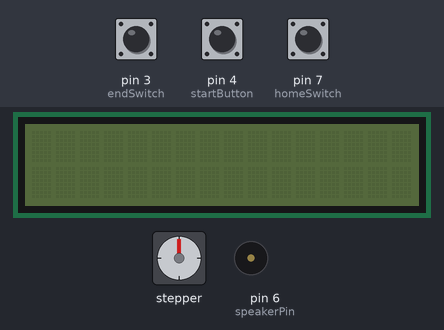
Simulated run of this sketch. Board: Arduino Uno, built with avr-gcc and run on an emulated ATmega328P. Parts: stepper motor, 16×2 character LCD, buzzer (waves = sounding, pin HIGH). Wiring (inferred from the names in the program): stepper motor driver (200 steps per turn assumed): step pin 12; direction pin 8; enable pin 10. The inputs (shaded band) are chosen by the test bench; at power-on: pin 7 (homeSwitch) HIGH, pin 4 (startButton) HIGH, pin 3 (endSwitch) HIGH. Random numbers use the default seed unless the sketch sets one; pins used as bus, display or sensor lines are not drawn; what the sketch prints to the serial monitor is not drawn.

Above: at 1.8 s.
1.9 s: pin 7 (homeSwitch) pulled LOW for 0.15 s
At 2.3 s:
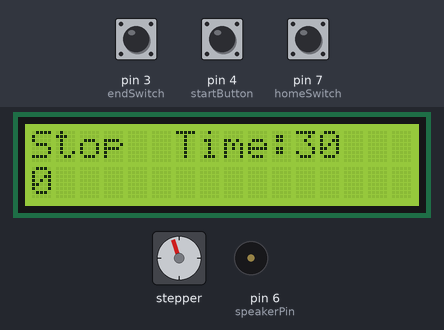
3.5 s: pin 4 (startButton) pulled LOW for 3.2 s
At 5.0 s:
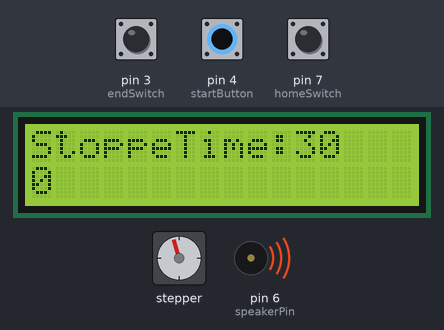
At 7.3 s:
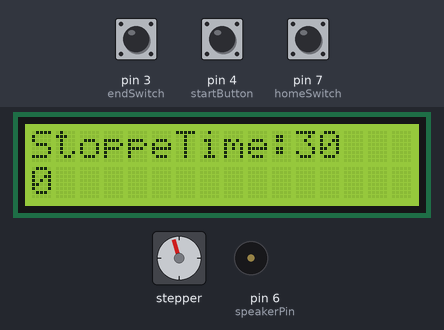
9.7 s: pin 7 (homeSwitch) pulled LOW for 1 s
12.2 s: pin 4 (startButton) pulled LOW for 0.15 s
15.3 s: pin 4 (startButton) pulled LOW for 1 s
At 16.1 s:
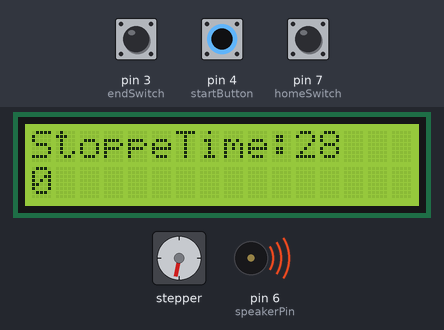
19.3 s: pin 7 (homeSwitch) pulled LOW for 0.15 s
Timing chart, 0 to 21.9 s (numbered marks = the images above; inputs shaded):
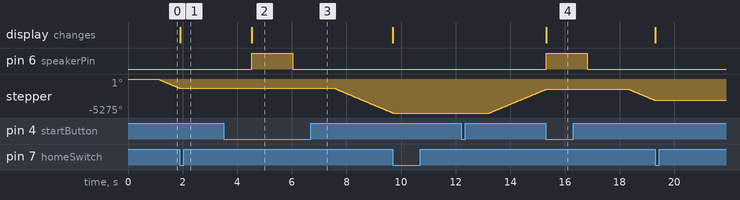

The sketch:

wireloop.ino
```cpp
#include <Wire.h>
#include <LiquidCrystal_I2C.h>

#define dirPin 8       // Control direction (high = forward) / (low = backward)
#define stepPin 12     // Pulse pin to drive motor
#define enablePin 10   // (low = on) / (high = off)
#define homeSwitch 7   // Home position pin (pull-up)j
#define endSwitch 3    // End position pin (pull-up)
#define startButton 4  // Start button
#define touchPin 2     // Touch sensor pin
#define speakerPin 6   // Signal for speaker

uint16_t touchCount = 0;              // Number of touches counted
const int stepDelay = 500;            // Adjust to increase/decrease motor speed (in microseconds)
volatile bool touchDetected = false;  // Interrupt flag for touch detection
volatile bool interruptOff = false;
volatile bool gameRunning = false;  // Game state flag (True when motor is moving to end position)
bool motorEnabled = false;          // Motor enabled state
bool goingHome = false;             // Flag for motor returning to home
unsigned long currentTime = 0;
unsigned long lastTouchTime = 0;         // Last touch timestamp
const unsigned long debounceTime = 400;  // Debounce interval for touch detection (400 ms)
const unsigned long speakerTime = 200;
uint8_t timeLimit = 30;
unsigned long startTime = 0;
uint8_t remainingTime = timeLimit;
unsigned long nextStep = 0;
bool speakerOn = false;

LiquidCrystal_I2C lcd(0x3f, 16, 2);  // Declare i2c LCD
void moveToHome();
void startGame();
void updateLCD(const char* status, uint16_t count);
void updateValue(uint16_t count);
void updateTime(uint8_t time);

void setup() {
  Serial.begin(115200);
  delay(1000);
  Serial.println("Board Start");
  pinMode(dirPin, OUTPUT);
  pinMode(stepPin, OUTPUT);
  pinMode(enablePin, OUTPUT);
  pinMode(homeSwitch, INPUT_PULLUP);
  pinMode(endSwitch, INPUT_PULLUP);
  pinMode(touchPin, INPUT_PULLUP);
  pinMode(startButton, INPUT_PULLUP);
  pinMode(speakerPin, OUTPUT);
  randomSeed(analogRead(0));
  lcd.begin();
  lcd.backlight();
  // Move the motor to home position initially
  moveToHome();
  // Show the initial status on the LCD
  updateLCD("Stop", touchCount);
}

void loop() {
  if (digitalRead(startButton) == LOW) {
    Serial.println("Start Button Detected!");
    // Start the game
    Serial.println("Starting game");
    delay(1000);
    gameRunning = true;
    touchCount = 0;  // Reset the touch count
    updateLCD("Run", touchCount);
    startGame();  // Move towards the end position
  }
}

// Function to handle touch sensor interrupts
void handleTouch() {
  if (gameRunning) {  // Only detect touch when the game is running
    touchDetected = true;
    detachInterrupt(digitalPinToInterrupt(touchPin));
  }
}

// Function to move the motor towards the home position
void moveToHome() {
  Serial.println("Going back to home position");
  updateLCD("Stop", touchCount);
  digitalWrite(enablePin, LOW);  // Enable motor
  digitalWrite(dirPin, LOW);     // Set direction to backward (towards home)

  while (digitalRead(homeSwitch) == HIGH) {
    // Drive the motor until homeSwitch is pressed (LOW)
    stepMotor();
  }
  Serial.println("Reached Home position");
  digitalWrite(enablePin, HIGH);  // Disable motor when home is reached
}

// Function to move the motor towards the end position
void startGame() {               // game running
  digitalWrite(enablePin, LOW);  // Enable motor
  //set time variable
  startTime = millis();
  remainingTime = timeLimit;
  nextStep = 1000;
  attachInterrupt(digitalPinToInterrupt(touchPin), handleTouch, LOW);
  // set flag if game hit endSwitch
  bool endSwitchFlag = false;
  //set variable for counting
  uint16_t step = 8000;
  uint8_t direction = 1;            // 1 = forward , 0 = backward
  digitalWrite(dirPin, direction);  // Set direction to forward (towards end)
  while (true) {
    //for loop to drive motor in step and by direction set
    for (uint16_t i = 0; i < step; i++) {
      //in for loop do 6 things
      //1. check time to update LCD for time remaining
      currentTime = millis();
      if ((currentTime - startTime) >= nextStep) {
        remainingTime--;
        nextStep += 1000;
        updateTime(remainingTime);
        if (remainingTime == 0) {  // timeout break and end game
          gameRunning = false;
          break;
        }
      }
      //2. check duration to enable touch pin again
      if (interruptOff) {
        if (currentTime - lastTouchTime >= debounceTime) {
          interruptOff = false;
          attachInterrupt(digitalPinToInterrupt(touchPin), handleTouch, LOW);
        }
      }
      //handle speaker on for interval
      if (speakerOn) {
        if (currentTime - lastTouchTime >= speakerTime) {
          digitalWrite(speakerPin, LOW);
          speakerOn = false;
        }
      }
      //3.handle touchpin if value from interrupt is flagged
      if (touchDetected) {
        touchCount++;
        updateValue(touchCount);
        lastTouchTime = millis();
        interruptOff = true;
        touchDetected = false;
        speakerOn = true;
        digitalWrite(speakerPin, HIGH);
      }
      //4.drive motor
      stepMotor();
      //5.Check for start button press to stop the game
      if (digitalRead(startButton) == LOW) {
        detachInterrupt(digitalPinToInterrupt(touchPin));
        gameRunning = false;
        updateLCD("Stopped", touchCount);
        break;
      }
      //6. if end switch is hit, go backward for 3000 step
      if (digitalRead(endSwitch) == LOW) {
        step = 3000;
        i = 0;
        endSwitchFlag = true;
        direction = 0;
        digitalWrite(dirPin, direction);
      }
    }
    if (!gameRunning) {
      break;
    }
    //set opposite direction and random step value
    if (direction == 1) {
      direction = 0;
      step = random(2500, 3500);
      digitalWrite(dirPin, direction);
      Serial.print("Going backward. Step is : ");
      Serial.println(step);
    } else {
      direction = 1;
      if (endSwitchFlag) {
        endSwitchFlag = false;
        // fix delay this flag
        step = 6000;
      } else {
        step = (step * 6) / 5;
      }
      digitalWrite(dirPin, direction);
      Serial.print("Going hforward. Step is : ");
      Serial.println(step);
    }
  }
  //reset state
  digitalWrite(speakerPin, LOW);

  // beep signal to indicate time over
  digitalWrite(speakerPin, HIGH);
  delay(1500);
  digitalWrite(speakerPin, LOW);
  delay(500);
  speakerOn = false;
  if (interruptOff) {
    interruptOff = false;
  } else {
    detachInterrupt(digitalPinToInterrupt(touchPin));
  }
  touchDetected = false;
  delay(1000);
  moveToHome();
}

// Function to drive a stepper motor step
void stepMotor() {
  digitalWrite(stepPin, HIGH);
  delayMicroseconds(stepDelay);
  digitalWrite(stepPin, LOW);
  delayMicroseconds(stepDelay);
}

// Function to update the LCD display with the game status and touch count
void updateLCD(const char* status, uint16_t count) {
  lcd.clear();
  lcd.setCursor(0, 0);
  lcd.print(status);
  lcd.setCursor(6, 0);
  lcd.print("Time:");
  lcd.setCursor(11, 0);
  lcd.print(remainingTime);
  lcd.setCursor(0, 1);
  lcd.print(count);
}
void updateValue(uint16_t count) {
  lcd.setCursor(0, 1);
  lcd.print(count);
}

void updateTime(uint8_t time) {
  lcd.setCursor(11, 0);
  if (time >= 10) {
    lcd.print(time);
  } else {
    lcd.print("0");
    lcd.print(time);
  }
}
```

Measured:
- after the input at 12.2 s, stepper: keeps turning clockwise at about 1778°/s, starting after 1.0 s
- after the input at 15.3 s, pin 6 (speakerPin): LOW → HIGH at once, → LOW 1.5 s later
